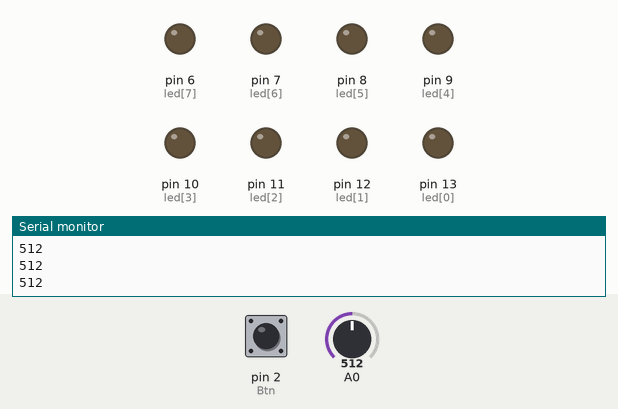
Bench run of a sketch on a simulated Arduino Uno, built with avr-gcc and run on an emulated ATmega328P. Shown: output pins drawn as LEDs (lit = HIGH), the last lines printed to the serial monitor. Inputs (shaded band) come from the test bench; at power-on: A0 = 512, pin 2 (Btn) LOW.

Above: at 1.2 s.
1.3 s: A0 set to 56
2.8 s: A0 set to 46
At 3.6 s:
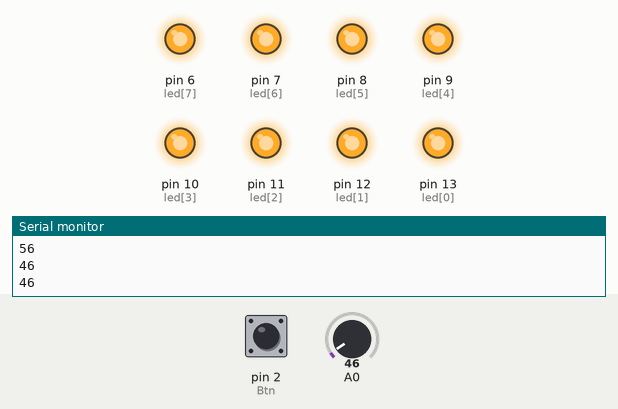
5.8 s: A0 set to 122
At 6.09 s:
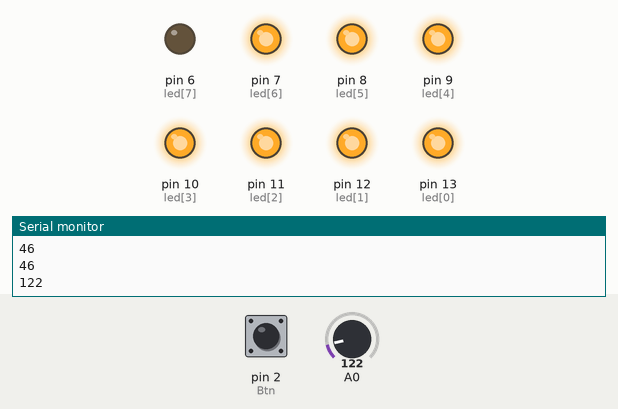
8.8 s: pin 2 (Btn) pulled HIGH for 0.5 s
At 8.98 s:
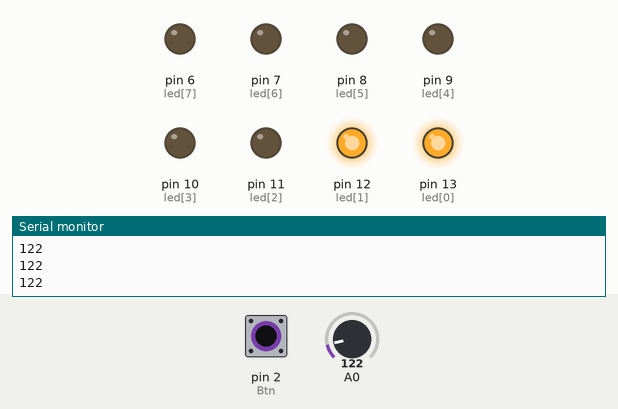
11.8 s: A0 set to 40
At 12.17 s:
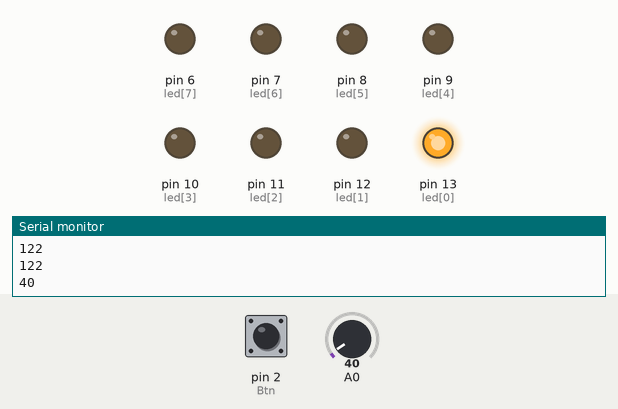
Timing chart, 0 to 14.8 s (numbered marks = the images above; inputs shaded):
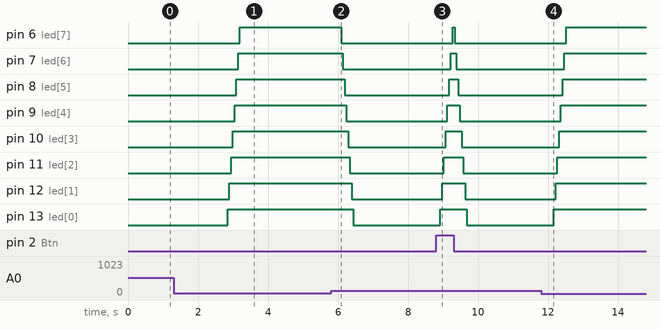

The sketch:

LedBlink_Button.ino
```cpp
#define LED_KIND 8

#define PULL_UP 1
#define PULL_DOWN 2
#define BTN_PUSH 1
#define BTN_PULL 2

int Delay= 50, Btn=2, i, now=0, prev=2, Light;
int led[LED_KIND]={13, 12, 11, 10, 9, 8, 7, 6};

void setup() {
  // put your setup code here, to run once
  for(i=0; i<LED_KIND; i++)
  {
      pinMode(led[i], OUTPUT);
  }
Serial.begin(9600);
  pinMode(Btn, INPUT);
  pinMode(A0, INPUT);
}

void loop() {
  // put your main code here, to run repeatedly:
  now=AntiFloatingRead(Btn, prev, PULL_DOWN);

  if(now!=-1)
  {
      prev=now;
  }
  Light= analogRead(A0);
  Serial.println(Light);

  if(now==BTN_PUSH || Light<=50)
  {
      for(i=0; i<LED_KIND; i++)
      {
          digitalWrite(led[i], 1);
          delay(Delay);
      }
  }
  else if(now==BTN_PULL || Light>50)
  {
      for(i=LED_KIND-1; i>=0; i--)
      {
          digitalWrite(led[i], 0);
          delay(Delay);
      }
  }
}

int AntiFloatingRead(int Port, int BeforeState, int Type)
{
    int now;

    now= digitalRead(Port);
    delay(5);
    //Serial.println(now);
    /*Pull up type button*/
    if(Type==PULL_UP)
    {
        if(now==0 && BeforeState==2)
        {
            return BTN_PUSH;
        }
        else if(now==1 && BeforeState==1)
        {
              return BTN_PULL;
        }
        else
        {
            return -1;
        }
    }
    /*Pull down type button*/
    else
    {
        if(now==1 && BeforeState==2)
        {
            return BTN_PUSH;
        }
        else if(now==0 && BeforeState==1)
        {
              return BTN_PULL;
        }
        else
        {
            return -1;
        }
    }
}
```

Measured:
- the behaviour switches between 51 and 50 on A0 (found by bisection; images 0 and 1)
- after the input at 2.8 s, pin 6 (led[7]): LOW → HIGH after 0.39 s; pin 7 (led[6]): LOW → HIGH after 0.34 s; pin 8 (led[5]): LOW → HIGH after 0.29 s; pin 9 (led[4]): LOW → HIGH after 0.24 s; pin 10 (led[3]): LOW → HIGH after 0.19 s
- after the input at 5.8 s, pin 6 (led[7]): HIGH → LOW after 0.29 s; pin 7 (led[6]): HIGH → LOW after 0.34 s; pin 8 (led[5]): HIGH → LOW after 0.39 s; pin 9 (led[4]): HIGH → LOW after 0.44 s; pin 10 (led[3]): HIGH → LOW after 0.49 s
- after the input at 8.8 s, pin 6 (led[7]): LOW → HIGH after 0.47 s, → LOW 0.06 s later; pin 7 (led[6]): LOW → HIGH after 0.42 s, → LOW 0.16 s later; pin 8 (led[5]): LOW → HIGH after 0.37 s, → LOW 0.26 s later; pin 9 (led[4]): LOW → HIGH after 0.32 s, → LOW 0.36 s later; pin 10 (led[3]): LOW → HIGH after 0.27 s, → LOW 0.46 s later
- after the input at 11.8 s, pin 6 (led[7]): LOW → HIGH after 0.72 s; pin 7 (led[6]): LOW → HIGH after 0.67 s; pin 8 (led[5]): LOW → HIGH after 0.62 s; pin 9 (led[4]): LOW → HIGH after 0.57 s; pin 10 (led[3]): LOW → HIGH after 0.52 s
